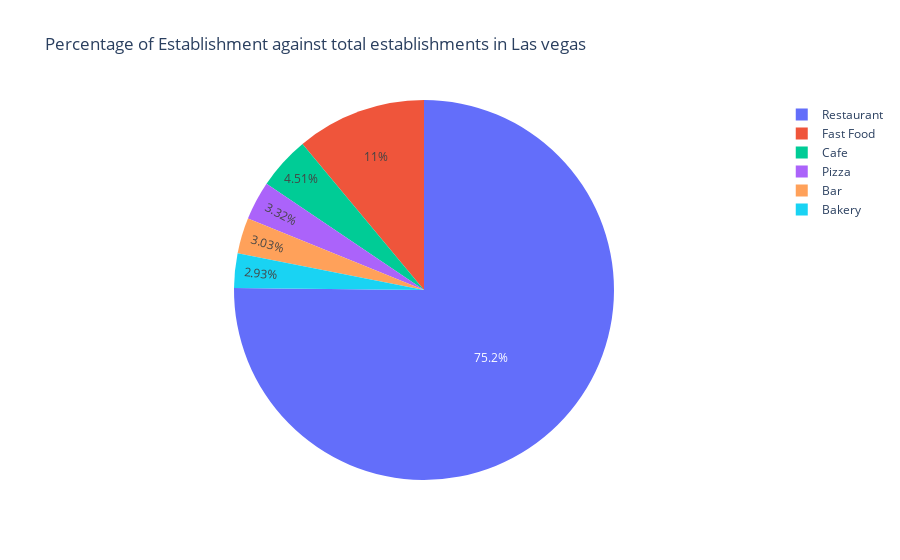

The notebook cell this image was saved under:
### Code cell
# plot a pie chart of the proportion of establishments in Las vegas
fig = go.Figure(data=[go.Pie(labels= establishment_count['object_type'], values= establishment_count['proportion'])])
fig.update_layout(title_text = 'Percentage of Establishment against total establishments in Las vegas')
fig.show()

### Figure 1 — Plotly figure (JSON) as saved in the notebook; plotly's stock layout.template omitted (floating-point values rounded to 4 significant figures)
{"data": [{"labels": ["Bakery", "Bar", "Cafe", "Fast Food", "Pizza", "Restaurant"], "type": "pie", "values": [0.02932, 0.03026, 0.04507, 0.1105, 0.03316, 0.7517]}], "layout": {"title": {"text": "Percentage of Establishment against total establishments in Las vegas"}}}
